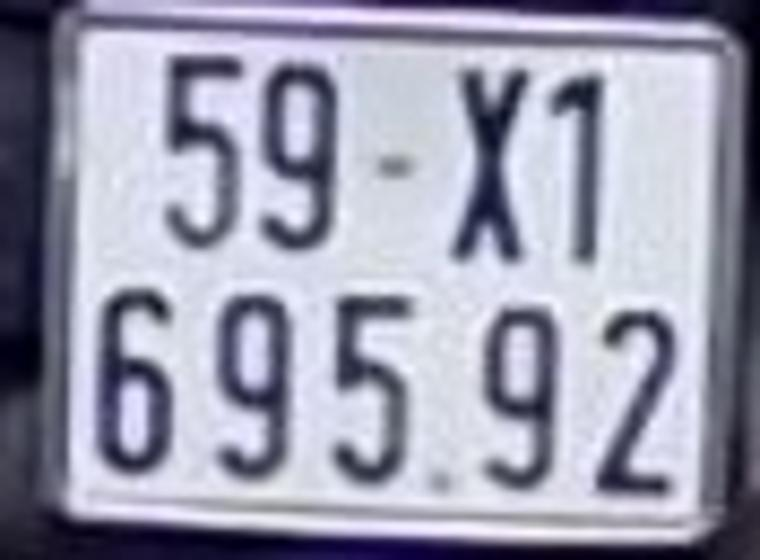
#> input picture dataset/vehicles/10xemay1510.png, 760 x 560 px, given in place of Cars7.png, which was not available
$ python run_sliding_window1.py
#> lines starting #> are read from the running program, lines starting #| are printed output that depends on the picture; after the words box and inside, x2 and y2 are one past the last pixel; in counts of white or black regions, pixels touching at a corner belong together; pictures that were not available may be replaced by others from this repository, and a replacement may not be noted
### setting.py
params = {}
params['color_space'] = 'RGB'  # Can be RGB, HSV, LUV, HLS, YUV, YCrCb
params['orient'] = 9  # HOG orientations
params['pix_per_cell'] = 4  # HOG pixels per cell
params['cell_per_block'] = 2  # HOG cells per block
params['hog_channel'] = 'ALL'  # Can be 0, 1, 2, or "ALL"
params['spatial_size'] = (16, 16)  # Spatial binning dimensions
params['hist_bins'] = 16  # Number of histogram bins
params['spatial_feat'] = False  # Spatial features on or off
params['hist_feat'] = False  # Histogram features on or off
params['hog_feat'] = True  # HOG features on or off
params['size_of_window']=(108,36,3)
params['test_size']=0.8


win_size={}
s=[0.45, 0.611, 0.772, 0.933, 1.094, 1.255, 1.416, 1.577, 1.738, 1.899, 2.06]
for x,y in enumerate(s):
    win_size[f'scale_{x}']=(0,1000,y)
win_size['thresh']=15
win_size['overlap_thresh']= 0.05
# 0.5, 1.3
win_size['use_scale']=(2,3)

### sliding_window1.py
from load_data import get_feature_of_image, change_color_space
import cv2
import numpy as np
import pickle
from setting  import win_size
from imutils.object_detection import  non_max_suppression
import matplotlib.image as mpimg
from scipy.ndimage import label
def load_classifier():
    d= pickle.load(open('lp_detect.p', 'rb'))
    return d
def sliding_window(img,params,scale, y_start_stop=[None, None], cell_per_step=2):
    bbox=[]
    if y_start_stop[0] == None or y_start_stop[0] > img.shape[0]:
        y_start_stop[0]=0
    if y_start_stop[1]== None  or y_start_stop[1] > img.shape[0]:
        y_start_stop[1]= img.shape[0]

    img=img[y_start_stop[0]:y_start_stop[1],:,:]
    win_x, win_y, channel= params['size_of_pic_train']
    pix_per_cell= params['pix_per_cell']
    svc= params['svc']
    scaler= params['scaler']
    shape_img= img.shape
    if scale !=1:
        img=cv2.resize(img,(np.int32(shape_img[1]/scale), np.int32(shape_img[0]/scale)))
        shape_img = img.shape
    number_of_cell_in_x= (shape_img[1]//pix_per_cell)-1
    number_of_cell_in_y= (shape_img[0]//pix_per_cell)-1

    number_of_cell_per_window_x= (win_x//pix_per_cell)-1
    number_of_cell_per_window_y= (win_y//pix_per_cell)-1

    number_of_window_in_x= (number_of_cell_in_x-number_of_cell_per_window_x)//cell_per_step
    number_of_window_in_y= (number_of_cell_in_y-number_of_cell_per_window_y)//cell_per_step


    h= get_feature_of_image(img, orient=params['orient'], pix_per_cell=params['pix_per_cell'], cell_per_block=params['cell_per_block'],hog_fea=params['hog_feat'],
                                     spatial_size=params['spatial_size'], spatial_fea=params['spatial_feat'],bins=params['hist_bins'], color_fea=params['hist_feat'],
                                feature_vector=False, special=True, color_space=params['color_space'])
    ch1=h[0]
    ch2=h[1]
    ch3=h[2]

    for y in range(number_of_window_in_y+1):
        for x in range(number_of_window_in_x+1):
            x_pos= x*cell_per_step
            y_pos= y*cell_per_step
            hog_fea1= ch1[y_pos:y_pos+number_of_cell_per_window_y, x_pos:x_pos+number_of_cell_per_window_x].ravel()
            hog_fea2= ch2[y_pos:y_pos+number_of_cell_per_window_y, x_pos:x_pos+number_of_cell_per_window_x].ravel()
            hog_fea3= ch3[y_pos:y_pos + number_of_cell_per_window_y, x_pos:x_pos + number_of_cell_per_window_x].ravel()
            hog_f= np.hstack((hog_fea1,hog_fea2,hog_fea3))
            x_top= x_pos * pix_per_cell
            y_top= y_pos * pix_per_cell


            img_crop= cv2.resize(img[y_top:y_top+win_y,x_top:x_top+win_x],(win_x,win_y))
            spatial_feature=[]
            color_feature=[]
            if params['spatial_feat'] == True:
                spatial_feature = get_feature_of_image(img_crop, hog_fea=False, spatial_fea=params['spatial_feat'], spatial_size=params['spatial_size'], color_fea=False)
            if params['hist_feat'] == True:
                color_feature   = get_feature_of_image(img_crop, hog_fea=False, spatial_fea=False, bins=params['hist_bins'], color_fea=params['hist_feat'])
            feature= np.concatenate((hog_f, color_feature, spatial_feature))
            scaled_feature=scaler.transform(np.array(feature).reshape(1,-1))
            prediction= svc.predict(scaled_feature)
            if prediction ==1:
                xbox_left = np.int32(x_top * scale)
                ytop_draw = np.int32(y_top * scale)
                win_draw_x = np.int32(win_x * scale)
                win_draw_y = np.int32(win_y * scale)
                bbox.append([xbox_left, ytop_draw + y_start_stop[0],xbox_left + win_draw_x, ytop_draw + win_draw_y + y_start_stop[0]])
    return bbox
def find_car_multi_scale(img,params, win_size):
    bboxes=[]
    print('number of scale use:', len(win_size['use_scale']))
    win_scale=win_size['use_scale']
    for x in range(11):
        if x in win_scale:
            scale_0=win_size[f'scale_{x}'][2]
            bboxes.append(sliding_window(img, params=params, y_start_stop=[None, None], cell_per_step=2, scale=scale_0))
    bboxes= np.concatenate(bboxes)
    print(len(bboxes))
    return bboxes,non_max_suppression(np.array(bboxes),probs=None, overlapThresh=win_size['overlap_thresh'])
def draw(img,box):
    for x in box:
        cv2.rectangle(img, (x[0],x[1]), (x[2],x[3]), (0,0,255), 2)
    return img
def draw_heatmap(bbox,img):
    img_new= np.zeros_like(img)
    for box in bbox:
        img_new[box[1]:box[3],box[0]:box[2]]+=1
    return img_new
def apply_threshhold(heatmap,thresh=3):
    heatmap=np.copy(heatmap)
    heatmap[heatmap< thresh]=0
    heatmap= np.clip(heatmap,0,254)
    return heatmap
def get_labeled(heatmap_thresh):
    labels= label(heatmap_thresh)
    bboxes = []
    # Iterate through all detected cars
    for car_number in range(1, labels[1]+1):
        # Find pixels with each car_number label value
        nonzero = (labels[0] == car_number).nonzero()
        # Identify x and y values of those pixels
        nonzeroy = np.array(nonzero[0])
        nonzerox = np.array(nonzero[1])
        # Define a bounding box based on min/max x and y
        bbox = ([np.min(nonzerox), np.min(nonzeroy), np.max(nonzerox), np.max(nonzeroy)])
        bboxes.append(bbox)
    # Return list of bounding boxes
    return bboxes

def product_heat_and_label_pic(heatmap, labels):
    # prepare RGB heatmap image from float32 heatmap channel
    img_heatmap = (np.copy(heatmap) / np.max(heatmap) * 255.).astype(np.uint8)
    img_heatmap = cv2.applyColorMap(img_heatmap, colormap=cv2.COLORMAP_JET)
    img_heatmap = cv2.cvtColor(img_heatmap, cv2.COLOR_BGR2RGB)

    # prepare RGB labels image from float32 labels channel
    img_labels = (np.copy(labels) / np.max(labels) * 255.).astype(np.uint8)
    img_labels = cv2.applyColorMap(img_labels, colormap=cv2.COLORMAP_HOT)
    img_labels = cv2.cvtColor(img_labels, cv2.COLOR_BGR2RGB)

    return img_labels, img_heatmap

### load_data.py
import glob
import os
import matplotlib.image as mpimg
import cv2
import numpy as np
from skimage.feature import hog
from sklearn.preprocessing import StandardScaler
from sklearn.model_selection import train_test_split
from sklearn.svm import LinearSVC
from setting import params
import pickle
# [36 lines left out: functions load_dataset, color_hist, spatial, not called in this run]
def get_feature_of_image(img, orient=9, pix_per_cell=8, cell_per_block=2, spatial_size=(16,16),
                         bins=16, feature_vector=True, vis=False ,hog_fea=True, color_fea=True,
                         spatial_fea=True, special=True, color_space='RGB'):
    feature=[]
    img = change_color_space(img, color_space)
    if hog_fea==True:
        h=[]
        for x in range(3):
            hog_feature= hog(img[:,:,x], orient, pixels_per_cell=(pix_per_cell,pix_per_cell), cells_per_block=(cell_per_block,cell_per_block),
                         feature_vector=feature_vector, visualize=vis, transform_sqrt=False)
            h.append(hog_feature)
        if special==True:
            return h
        feature.append(np.concatenate(h))
    if color_fea==True:
        color_feature= color_hist(img, bins)
        feature.append(color_feature)
    if spatial_fea==True:
        spatial_feature= spatial(img, spatial_size)
        feature.append(spatial_feature)
    return np.concatenate(feature)
def change_color_space(img,colorspace):
    if colorspace != 'RGB':
        if colorspace == "YCrCb":
            img=cv2.cvtColor(img, cv2.COLOR_RGB2YCrCb)
        if colorspace == 'hls':
            img = cv2.cvtColor(img, cv2.COLOR_RGB2HLS)
        if colorspace == 'yuv':
            img = cv2.cvtColor(img, cv2.COLOR_RGB2YUV)
    return img
# [20 lines left out: functions extract_feature, combine, normalize, not called in this run]
def split(X,y):
    X_train, X_test, y_train, y_test= train_test_split(X,y,test_size=0.2, random_state=0)
    return X_train, X_test, y_train, y_test
# [28 lines left out: functions train_model, save_model, not called in this run]

### run_sliding_window1.py
import numpy as np

from sliding_window1 import *
import time
import cv2
import matplotlib.pyplot as plt
params=load_classifier()
#> (reads lp_detect.p from the repository)
import os
os.chdir("/Users/datle/Desktop/license_plate_detection/dataset_test/images")
img   = cv2.imread('Cars7.png', cv2.IMREAD_COLOR)
#> img is the input picture: shape (560, 760, 3); mean B, G, R 174.1, 155.4, 154.7
#41, 85
img= cv2.cvtColor(img, cv2.COLOR_BGR2RGB)
# if img.shape[2]>3:
#     img=img[:,:,0:3]
# img = img.astype(np.float32)/255
print(img.shape)
#| (560, 760, 3)
img1  = img.copy()
img2  = img.copy()
start= time.time()
bbox, bbox_nms= find_car_multi_scale(img,params, win_size)
#> after the loop in find_car_multi_scale, `for x in range(11):`: bboxes = 2 items
#| 9041
#> bbox_nms = 97 rows, first 6: [673, 506, 756, 533], [52, 485, 152, 518], [597, 477, 697, 510], [403, 470, 503, 503], [321, 463, 404, 490], [216, 455, 316, 488]
end= time.time()
print(f'time is: {end-start}')
heatmap=draw_heatmap(bbox, img)
#> the loop in draw_heatmap, `for box in bbox:` made 9041 passes
#> box on passes 1 to 3: [37, 24, 120, 51], [43, 24, 126, 51], [49, 24, 132, 51]
#> after the loop in draw_heatmap, `for box in bbox:`:
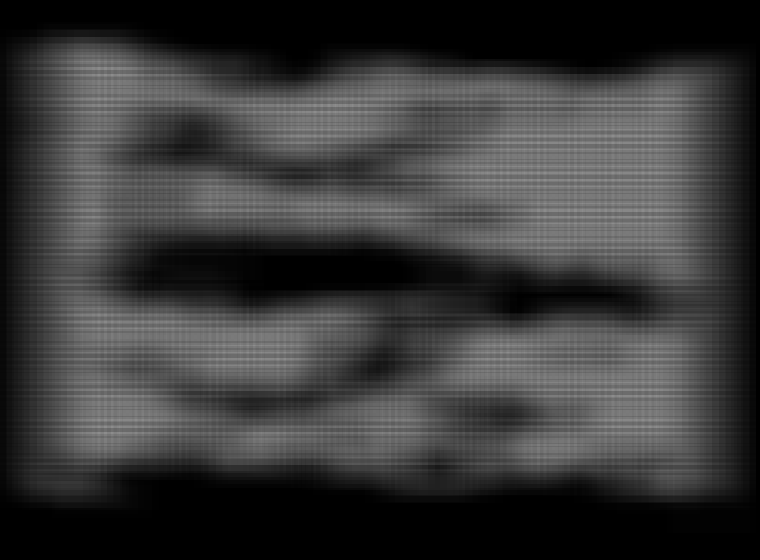
#> img_new: shape (560, 760, 3); min 0, max 140, mean 56.6
heatmap_thresh= apply_threshhold(heatmap, thresh=win_size['thresh'])
#> in apply_threshhold, `heatmap[heatmap< thresh]=0`: heatmap: shape (560, 760, 3); 8.33% of pixels changed, all inside (x1, y1, x2, y2) = (0, 22, 756, 533)
bbox_heatmap= get_labeled(heatmap_thresh)
#> the loop in get_labeled, `for car_number in range(1, labels[1]+1):` made 3 passes
#> bbox on passes 1 to 2: [6, 30, 749, 507], [179, 277, 211, 279]
#> (nonzeroy, nonzerox, bbox) on pass 3: ([298, 298, 298, 299, 299, 299, 300, 300, 300], [619, 619, 619, 619, 619, 619, 619, 619, 619], [619, 298, 619, 300])
#> after the loop in get_labeled, `for car_number in range(1, labels[1]+1):`: bboxes = [[6, 30, 749, 507], [179, 277, 211, 279], [619, 298, 619, 300]]
#> bbox_heatmap has the same summary as bboxes in get_labeled

heatmap_thresh, heatmap= product_heat_and_label_pic(heatmap, heatmap_thresh)
#> in product_heat_and_label_pic, `img_heatmap = cv2.applyColorMap(img_heatmap, colormap=cv2.COLORMAP_JET)`:
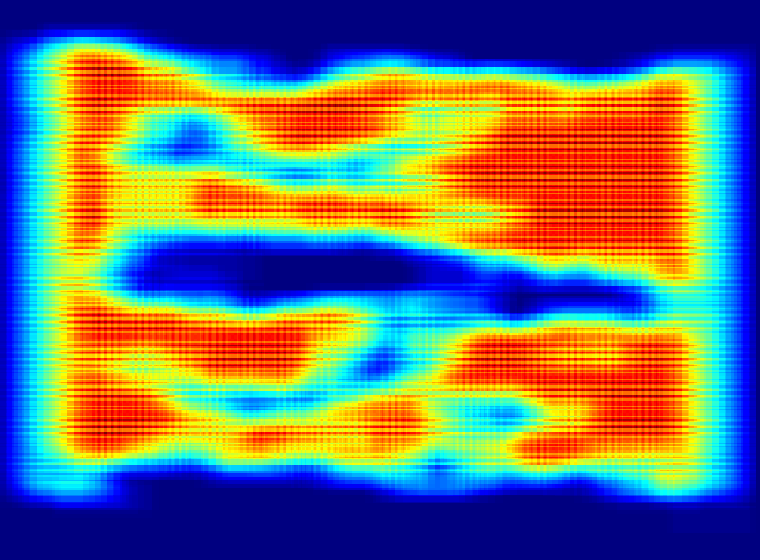
#> img_heatmap: shape (560, 760, 3); mean B, G, R 114.1, 117.3, 109
#> in product_heat_and_label_pic, `img_labels = cv2.applyColorMap(img_labels, colormap=cv2.COLORMAP_HOT)`:
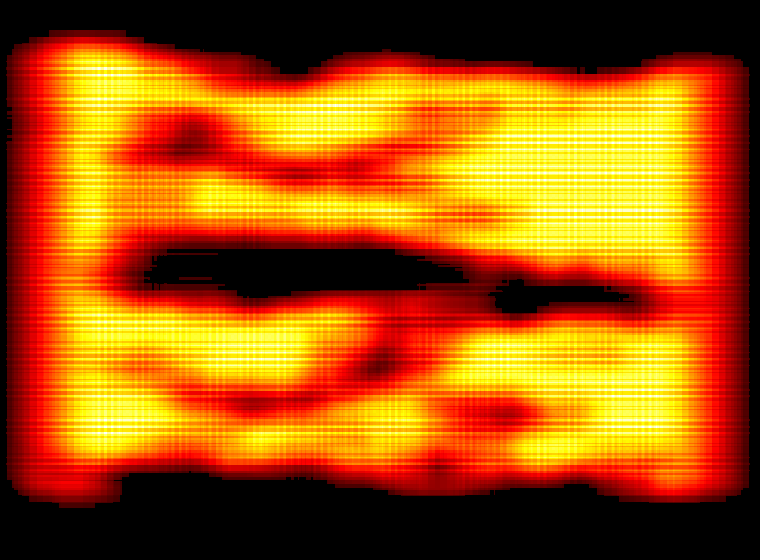
#> img_labels: shape (560, 760, 3); mean B, G, R 8.2, 83.9, 166.3

img   =draw(img, bbox)
#> the loop in draw, `for x in box:` made 9041 passes
#> after the loop in draw, `for x in box:`:
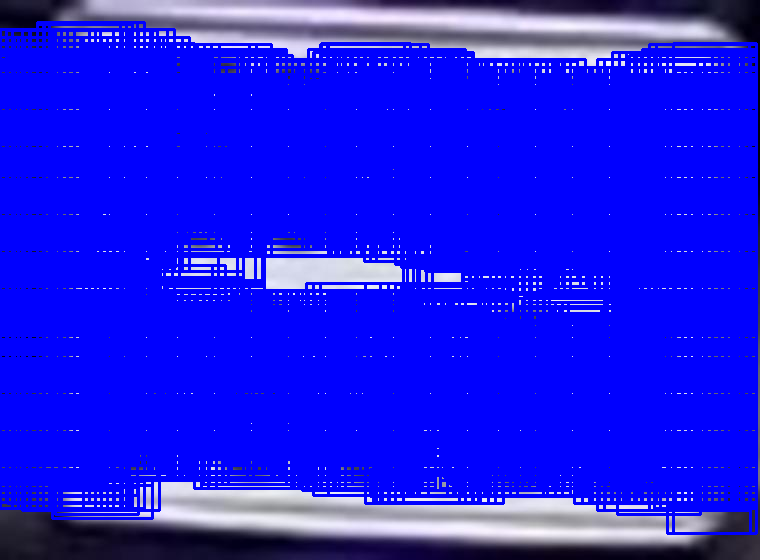
#> img: shape (560, 760, 3); mean R, G, B 26.3, 25.4, 233
img1  =draw(img1, bbox_nms)
#> the loop in draw (call 2), `for x in box:` made 97 passes
#> x on passes 1 to 12: [673, 506, 756, 533], [52, 485, 152, 518], [597, 477, 697, 510], [403, 470, 503, 503], [321, 463, 404, 490], [216, 455, 316, 488], [18, 457, 101, 484], [524, 457, 607, 484], [97, 447, 197, 480], [656, 447, 756, 480], [425, 432, 525, 465], [580, 432, 663, 459]
#> after the loop in draw (call 2), `for x in box:`:
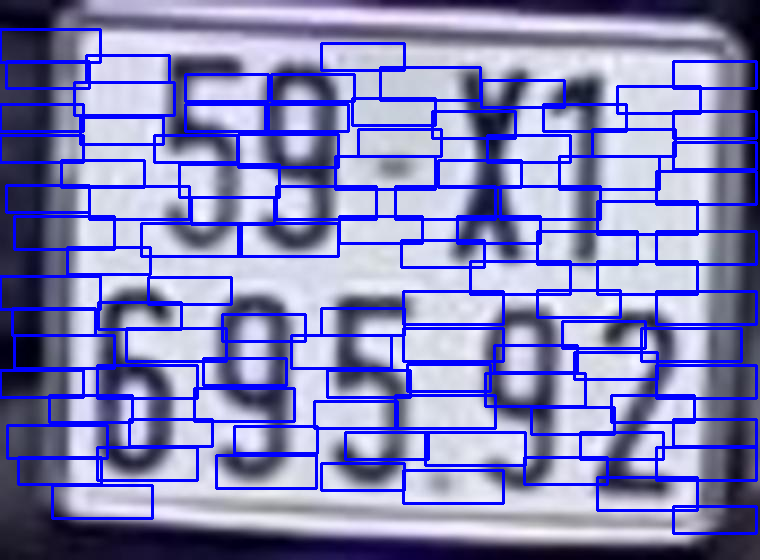
#> img: shape (560, 760, 3); mean R, G, B 130.6, 131, 184.8
img2  =draw(img2, bbox_heatmap)
i= np.concatenate((img,img1,img2),axis=0)
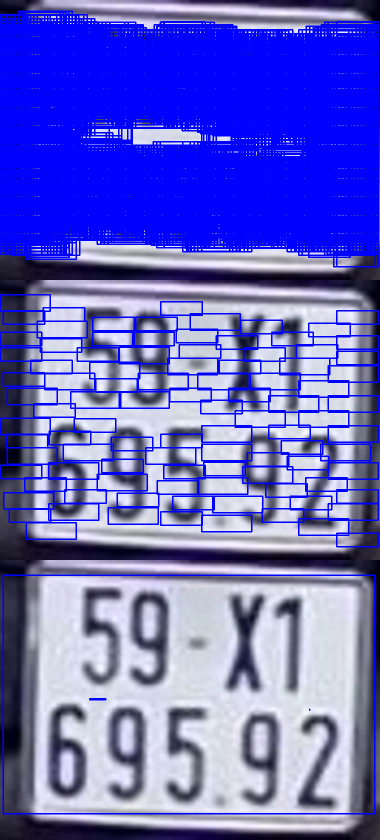
#> i: shape (1680, 760, 3) (shown at 1/2 size); mean R, G, B 103.2, 103.3, 198
i1= np.concatenate((heatmap, heatmap_thresh), axis=0)
i1= cv2.resize(i1, (600,300))
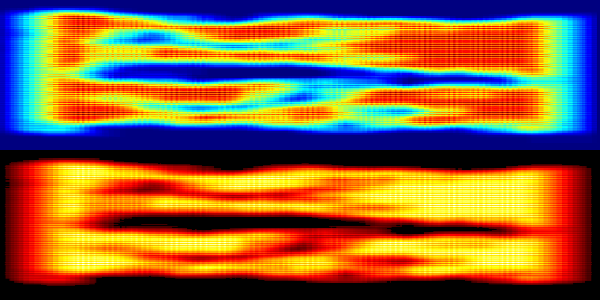
#> i1: shape (300, 600, 3); mean R, G, B 137.9, 100.6, 61.2
cv2.imshow('i',i)
cv2.imshow('i1',i1)
cv2.waitKey(0)
